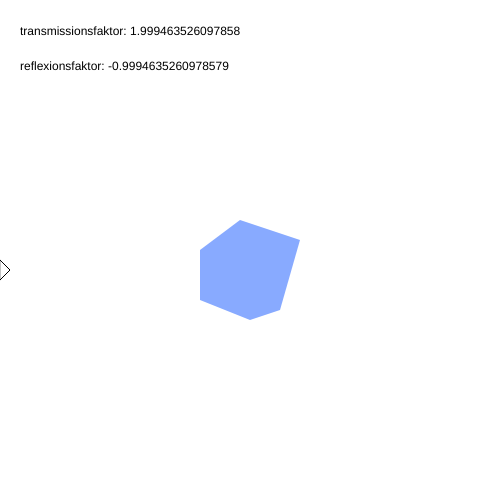
Frame 1 (no input)
Frame 60 (no input): identical to frame 1, image omitted
Frame 120 (the mouse pressed at the canvas centre since frame 60): identical to frame 1, image omitted

The p5.js sketch that drew this single still picture (run headless with seeded random() and noise() and a simulated clock; from frame 60 on, the mouse is pressed at the canvas centre):

// p5.js sketch
// ── sketch.js
/// <reference path="./libs/p5.d.ts" />

const scl = 0.1; // meters per point
const tscl = 0.05; // time scale factor
const wscl = 0.3; // wavelength scale factor

var air;
var water;
var world = [];
var sonicWaveParticles = [];
var transducer;

var canvas;
var formulasP;

function setup() {
    canvas = createCanvas(500,500);
    
    air = new Medium(330, // m/s
        403, // Ns/m^3
        [
            createVector(0,0), 
            createVector(50,0), 
            createVector(50,50), 
            createVector(0,50)
        ],
        "#ffffff"
    );
    world.push(air);

    water = new Medium(1500, // m/s
        1.502e6, // Ns/m^3
        [
            createVector(20,25), 
            createVector(24,22), 
            createVector(30,24), 
            createVector(28,31),
            createVector(25,32),
            createVector(20,30)
        ],
        "#88AAFF"
    );
    world.push(water);

    transducer = new SonicTransducer(1,27);

    formulasP = createP(
        "<b>Akustischer Brechungsindex:</b>" + 
        "$${n = \\frac{\\sin \\alpha}{\\sin \\beta} = \\frac{c_1}{c_2}}$$" +
        "<b>Reflexionssfaktor:</b>" + 
        "$${\\rho = \\frac{Z_0 - Z_1}{Z_0 + Z_1}}$$" +
        "<b>Transmissionsfaktor:</b>" + 
        "$${\\tau = \\frac{2*Z_1}{Z_0 + Z_1}}$$"
    );
}

function angleBetween(vectorA, vectorB) {
    var dot = vectorA.dot(vectorB);
    var lengthA = vectorA.mag();
    var lengthB = vectorB.mag();
    return Math.acos( dot / (lengthA * lengthB) );
}

function draw() {
    background(51);
    
    noStroke();
    for(var j = 0; j < world.length; j++) {
        var vertices = world[j].vertices;
        fill(color(world[j].color));
        beginShape();
        for (var i = 0; i < vertices.length; i++) {
            var v = vertices[i];
            vertex(v.x / scl, v.y / scl);
        }
        endShape();
    }

    transducer.update(0.01 * tscl);
    transducer.show();
    
    sonicWaveParticles.forEach((sonicWaveParticle) => {
        sonicWaveParticle.update(0.01 * tscl);
        var collisionMedium;
        var lastCollision;
        world.forEach((medium) => {
            //if(medium != sonicWaveParticle.medium) {
                var collision = medium.checkCollision(sonicWaveParticle.pos.x, sonicWaveParticle.pos.y)
                if(collision.hasCollision) {
                    collisionMedium = medium;
                    lastCollision = collision;
                }
            //}
        });

        if(collisionMedium && collisionMedium != sonicWaveParticle.medium) {
            strokeWeight(4);
            stroke(255,0,0);
            line(lastCollision.nearestSide.start.x / scl, lastCollision.nearestSide.start.y / scl, lastCollision.nearestSide.stop.x / scl, lastCollision.nearestSide.stop.y / scl);
            var transmissionsfaktor = 2*collisionMedium.Z / (sonicWaveParticle.medium.Z + collisionMedium.Z);
            var reflexionsfaktor = (sonicWaveParticle.medium.Z - collisionMedium.Z) / (sonicWaveParticle.medium.Z + collisionMedium.Z);

            var transmittingWave = new SonicWave(sonicWaveParticle.pos.x, sonicWaveParticle.pos.y);
            transmittingWave.magn = sonicWaveParticle.magn;
            transmittingWave.vel = sonicWaveParticle.vel.copy();
            transmittingWave.medium = collisionMedium;
            transmittingWave.vel.setMag(collisionMedium.c);
            sonicWaveParticles.push(transmittingWave);
            if(lastCollision && lastCollision.tangente) {
                sonicWaveParticle.vel.rotate(-1 * (lastCollision.tangente.angleBetween(sonicWaveParticle.vel)-Math.PI/2 -Math.PI));
            }
            sonicWaveParticle.magn = 0.5 * sonicWaveParticle.magn;
        }
        
        sonicWaveParticle.show();
    });
    
    noStroke();
    fill(0);

    var transmissionsfaktor = 2*water.Z / (air.Z + water.Z);
    text("transmissionsfaktor: " + transmissionsfaktor, 20, 35);
    
    var reflexionsfaktor = (air.Z - water.Z) / (air.Z + water.Z);
    text("reflexionsfaktor: " + reflexionsfaktor, 20, 70);
}
// ── helper.js

function arrRemove(arr, item) {
    for (var i = arr.length; i--;) {
        if (arr[i] === item) {
            arr.splice(i, 1);
        }
    }
}

// ── medium.js

function sqr(x) { 
    return x * x 
}

function dist2(v, w) { 
    return sqr(v.x - w.x) + sqr(v.y - w.y) 
}

function distToSegmentSquared(p, v, w) {
    var l2 = dist2(v, w);
    
    if (l2 == 0) return dist2(p, v);
    
    var t = ((p.x - v.x) * (w.x - v.x) + (p.y - v.y) * (w.y - v.y)) / l2;
    
    if (t < 0) return dist2(p, v);
    if (t > 1) return dist2(p, w);
    
    return dist2(p, { x: v.x + t * (w.x - v.x), y: v.y + t * (w.y - v.y) });
}

class Medium {
    constructor(c, Z, vertices, color) {
        this.c = c;
        this.Z = Z;
        this.vertices = vertices;
        this.color = color;
    }
    checkCollision(px, py) {
        var hasCollision = false;
    
        // go through each of the vertices, plus
        // the next vertex in the list
        var next = 0;
        var nearestSide;
        var nearestDist = 1000000;
        for (var current=0; current<this.vertices.length; current++) {
    
            // get next vertex in list
            // if we've hit the end, wrap around to 0
            next = current+1;
            if (next == this.vertices.length) next = 0;
        
            // get the PVectors at our current position
            // this makes our if statement a little cleaner
            var vc = this.vertices[current];    // c for "current"
            var vn = this.vertices[next];       // n for "next"
            var tangente;
        
            // compare position, flip 'collision' variable
            // back and forth
            if (((vc.y >= py && vn.y < py) || (vc.y < py && vn.y >= py)) && (px < (vn.x-vc.x)*(py-vc.y) / (vn.y-vc.y)+vc.x)) {
                hasCollision = !hasCollision;
            
                var curDist = distToSegmentSquared(createVector(px,py), vc, vn);
                if(curDist < nearestDist) {
                    nearestDist = curDist;
                    nearestSide = {
                        start: vn.copy(),
                        stop: vc.copy()
                    };
                    tangente = p5.Vector.sub(nearestSide.start, nearestSide.stop);
                }
            }
        }
        return {
            hasCollision: hasCollision, 
            nearestSide:nearestSide,
            tangente: tangente
        };
    }
}
// ── sonictransducer.js
class SonicTransducer {
    constructor(x,y) {
        this.pos = createVector(x,y);
        this.freq = 1000;
        this.magn = 1;
        this.t = 0;
        this.d_wait = 2;
        this.d_send = 2;
        this.d_receive = 2;
        this.state = "wait";
    }
    update(dt) {
        this.t += dt;
        if(this.state == "wait") {
            if(this.t > this.d_wait * tscl) {
                this.state = "send";
                console.log("[transducer] send");
                var sonicWave = new SonicWave(this.pos.x,this.pos.y);
                sonicWave.freq = this.freq;
                sonicWave.duration = this.d_send;
                sonicWaveParticles.push(sonicWave);
                this.t = 0;
            }
        } else if(this.state == "send") {
            if(this.t > this.d_send * tscl) {
                this.state = "receive";
                console.log("[transducer] receive")
                this.t = 0;
            }
        } else if(this.state == "receive") {
            if(this.t > this.d_receive * tscl) {
                this.state = "wait";
                console.log("[transducer] wait")
                this.t = 0;
            }
        }
    }
    show() {
        stroke(0,255);
        strokeWeight(1);
        fill(0,0);
        triangle((this.pos.x-1) / scl, (this.pos.y + 1) / scl, (this.pos.x + 0) / scl, (this.pos.y + 0) / scl, (this.pos.x -1) / scl, (this.pos.y - 1) / scl);
    }
}
// ── sonicwave.js
class SonicWave {
    constructor(x,y) {
        this.pos = createVector(x,y);
        this.vel = createVector(1,0.1);
        this.freq = 1000;
        this.magn = 1;
        this.medium =  air;
        this.vel.setMag(this.medium.c);
        this.t = 0;
        this.duration = 2;
    }
    update(dt) {
        this.pos.add(this.vel.x * dt, this.vel.y * dt); 
        this.t += dt;
        // remove wave from simulation if to low energy
        if(this.magn < 0.01) {
            arrRemove(sonicWaveParticles, this);
        }
    }

    getDirection() {
        return this.vel.copy().normalize();
    }

    getNormal() {
        return this.vel.copy().normalize().rotate(HALF_PI);
    }

    getWaveOffsetVec(i) {
        var waveDir = this.getDirection();
        var waveNormalVec = this.getNormal();
        return p5.Vector.add(p5.Vector.mult(waveDir, i), p5.Vector.mult(waveNormalVec, 0.3*Math.sin((this.t - i / 100) * 2 * Math.PI * this.freq * wscl)));
    }
    show() {
        stroke(0, 255 * this.magn);
        strokeWeight(1);
        // draw wave form
        var lastP = p5.Vector.div(p5.Vector.add(this.pos, this.getWaveOffsetVec(0)), scl);
        for (var i = 0; i < this.duration; i += 0.1) {
            if(i > 0) {
                var newP = p5.Vector.div(p5.Vector.add(this.pos, this.getWaveOffsetVec(i)), scl);
                line(newP.x, newP.y, lastP.x, lastP.y)
                lastP = newP;
            }
        }
    }
}
